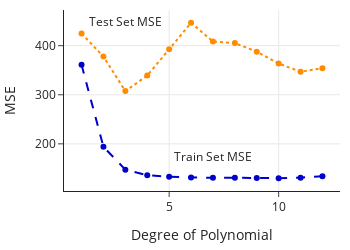

This figure's notebook cell:
### Markdown cell above
In practice, we do not look at the test set until we have committed to a model. Alternating between fitting a model on the train set and evaluating it on the test set can lead to overfitting. But, for demonstration purposes, we plot the MSE on the test set for all of the polynomial models we fitted:

### Code cell
degree = np.arange(1, 13)

fig = go.Figure()

fig.add_trace(
    go.Scatter(
        x=degree,
        y=error_test,
        line=dict(color="DarkOrange", width=2, dash="dot"),
    )
)

fig.add_trace(
    go.Scatter(
        x=degree,
        y=error_train,
        line=dict(color="MediumBlue", width=2, dash="dash"),
    )
)

fig.add_annotation(x=3, y=450, showarrow=False, text="Test Set MSE")

fig.add_annotation(x=7, y=175, showarrow=False, text="Train Set MSE")

fig.update_layout(
    showlegend=False,
    width=350,
    height=250,
    xaxis_title="Degree of Polynomial",
    yaxis_title="MSE",
)

fig.show()

### Figure 1 — Plotly figure (JSON) as saved in the notebook; plotly's stock layout.template omitted (floating-point values rounded to 4 significant figures)
{"data": [{"line": {"color": "DarkOrange", "dash": "dot", "width": 2}, "type": "scatter", "x": [1, 2, 3, 4, 5, 6, 7, 8, 9, 10, 11, 12], "y": [424.8, 377.8, 307.4, 339.2, 392.6, 446.6, 408.4, 405.2, 387.8, 363.6, 347.1, 354.3]}, {"line": {"color": "MediumBlue", "dash": "dash", "width": 2}, "type": "scatter", "x": [1, 2, 3, 4, 5, 6, 7, 8, 9, 10, 11, 12], "y": [360.9, 193.9, 147.4, 136.2, 132.8, 131.4, 130.9, 130.9, 130.3, 130.0, 131.2, 133.9]}], "layout": {"annotations": [{"showarrow": false, "text": "Test Set MSE", "x": 3, "y": 450}, {"showarrow": false, "text": "Train Set MSE", "x": 7, "y": 175}], "height": 250, "showlegend": false, "width": 350, "xaxis": {"title": {"text": "Degree of Polynomial"}}, "yaxis": {"title": {"text": "MSE"}}}}
